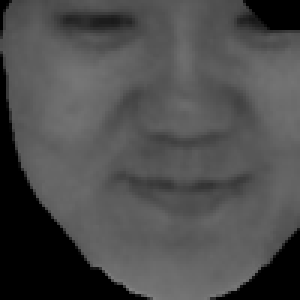
#> input picture 1project/LargeDataSet/enrolling/ID00_004.bmp, 100 x 100 px (shown 3 times larger); its folder holds only this picture in this run
$ python EigenFace.py
#> lines starting #> are read from the running program, lines starting #| are printed output that depends on the picture
import cv2
import numpy as np
import os
import sys

# Create data matrix from a list of images
def create_data_matrix(images):
    print("Creating data matrix",end=" ... ")
    """
    images: The image dataset

    The size of the data matrix is
    (w * h, numImages)

    where,

    w = width of each image in the dataset
    h = height of each image in the dataset
    """

    num_images = len(images)
    size = images[0].shape
    data = np.zeros((num_images, size[0] * size[1] * size[2]), dtype=np.float32)
    for i in range(0, num_images):
        image = images[i].flatten()
        data[i,:] = image

    print("DONE")
    return data

# Read images from the directory
def read_images(path):
    """
    path: The path to the image dataset
    """
#> called with path = 'LargeDataSet/enrolling'
    images = []
    for filename in os.listdir(path):
        if filename.endswith(".bmp"):
            # Add to array of images
            image_path = os.path.join(path, filename)
            img = cv2.imread(image_path)
#> img is the input picture: shape (100, 100, 3); min 0, max 129, mean 76.5

            # Make sure the image loaded properly
            if img is None:
                print("image: {} not read properly".format(imagePath))
            else:
                # Convert the image to floating point
                img = np.float32(img)/255.0
                # Add the image to the list
                images.append(img)
                # Flip image
                img_flip = cv2.flip(img, 1)
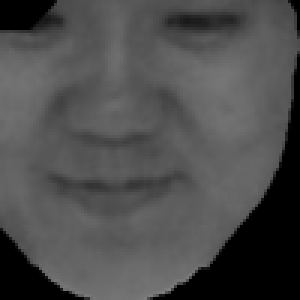
#> img_flip: shape (100, 100, 3) float32 (shown 3 times larger); min 0, max 0.506, mean 0.3
                # Append flipped image
                images.append(img_flip)

    # The images array contains each image, and the flipped version
    # of the image, so we need to divide by 2 here
    num_images = len(images) / 2
#> num_images = 1
    # Exit if no image was found
    if num_images == 0:
        print("No images found")
        sys.exit(1)

    print(str(num_images) + " files read.")
#| 1.0 files read.
    return images

# Add the weighted eigen faces to the mean face
def create_new_face(*args):
    # Start with the mean image
    output = average_face

    # Add the eigen faces with the weights
    for i in range(0, NUM_EIGEN_FACES):
        """
        OpenCV does not allow slider values to be negative.
        So we use weight = sliderValue - MAX_SLIDER_VALUE / 2
        """
        slider_values.append(cv2.getTrackbarPos("Weight" + str(i), "Trackbars"))
        weight = slider_values[i] - MAX_SLIDER_VALUE/2
        output = np.add(output, eigen_faces[i] * weight)

    # Display the Result at 2x size
    output = cv2.resize(output, (0,0), fx=2, fy=2)
    cv2.imshow("Result", output)

def reset_slider_values(*args):
    for i in range(0, NUM_EIGEN_FACES):
        cv2.setTrackbarPos("Weight", + str(i), "Trackbars", MAX_SLIDER_VALUE/2)
    create_new_face()

if __name__ == "__main__":
    # Number of EigenFaces
    NUM_EIGEN_FACES = 10

    # Maximum weight
    MAX_SLIDER_VALUE = 255

    # Directory containing images
    dir_name = "LargeDataSet/enrolling"

    # Read images
    images = read_images(dir_name)
#> images = 2 items

    # Size of images
    size = images[0].shape
#> size = (100, 100, 3)

    # Create data matrix for PCA
    data = create_data_matrix(images)
#> in create_data_matrix, `num_images = len(images)`: num_images = 2

    # Comput the eigenvectors from the stack of images created
    print("Calculating PCA ", end=" ... ")
    mean, eigen_vectors, = cv2.PCACompute(data, mean=None, maxComponents=NUM_EIGEN_FACES)
    print("DONE")

    average_face = mean.reshape(size)
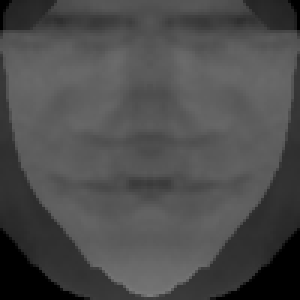
#> average_face: shape (100, 100, 3) float32 (shown 3 times larger); min 0, max 0.484, mean 0.3

    eigen_faces = []

    for eigen_vector in eigen_vectors:
        eigen_face = eigen_vector.reshape(size)
        eigen_faces.append(eigen_face)
#> this loop made 2 passes
#> pass 1, `eigen_face = eigen_vector.reshape(size)`:
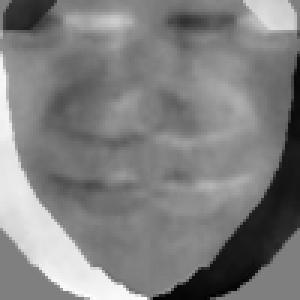
#> eigen_face: shape (100, 100, 3) float32 (shown 3 times larger); min -0.0153, max 0.0153, mean -5.96e-12; drawn with min black and max white
#> pass 2, `eigen_face = eigen_vector.reshape(size)`:
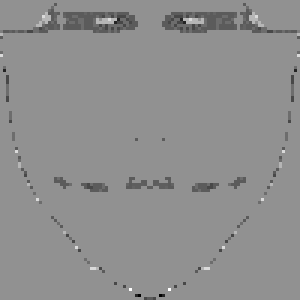
#> eigen_face: shape (100, 100, 3) float32 (shown 3 times larger); min -0.0616, max 0.0462, mean -0.00112; drawn with min black and max white
#> after the loop, eigen_faces = 2 items

    # Create window for displaying the mean face
    cv2.namedWindow("Result", cv2.WINDOW_AUTOSIZE)

    # Display the result at 2x size
    output = cv2.resize(average_face, (0,0), fx=2, fy=2)
    cv2.imshow("Result", output)

    # Create Window for trackbars
    cv2.namedWindow("Trackbars", cv2.WINDOW_AUTOSIZE)

    slider_values = []

    # Create Trackbars
    for i in range(0, NUM_EIGEN_FACES):
        slider_values.append(MAX_SLIDER_VALUE/2)
        cv2.createTrackbar("Weight" + str(i), "Trackbars", int(MAX_SLIDER_VALUE/2), int(MAX_SLIDER_VALUE), create_new_face)

    # You can reset the sliders by clicking on the mean image
    cv2.setMouseCallback("Result", reset_slider_values)

    print("""Usage:
    Change the weights using the sliders
    Click on the result window to reset sliders
    Hit ESC to terminate program.""")

    cv2.waitKey(0)
    cv2.destroyAllWindows()

$ run again, on 1project/LargeDataSet/enrolling/ID00_005.bmp
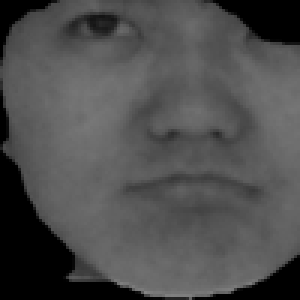
#> input picture 1project/LargeDataSet/enrolling/ID00_005.bmp, 100 x 100 px (shown 3 times larger)
#> in read_images, img is the input picture: shape (100, 100, 3); min 0, max 133, mean 77.8
#> in read_images, `img_flip = cv2.flip(img, 1)`:
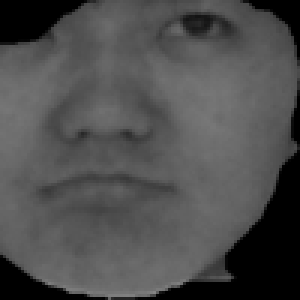
#> img_flip: shape (100, 100, 3) float32 (shown 3 times larger); min 0, max 0.522, mean 0.305
#> in read_images, `num_images = len(images) / 2`: num_images = 1
#| 1.0 files read.
#> images = 2 items
#> in create_data_matrix, `num_images = len(images)`: num_images = 2
#> the loop `for eigen_vector in eigen_vectors:` made 2 passes
#> pass 2, `eigen_face = eigen_vector.reshape(size)`:
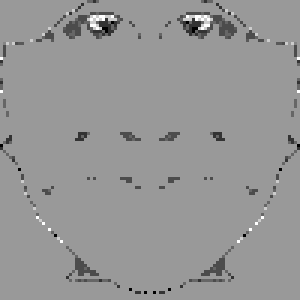
#> eigen_face: shape (100, 100, 3) float32 (shown 3 times larger); min -0.0463, max 0.0308, mean -0.000974; drawn with min black and max white
#> after the loop `for eigen_vector in eigen_vectors:`: eigen_faces = 2 items

$ run again, on 1project/LargeDataSet/enrolling/ID28_003.bmp
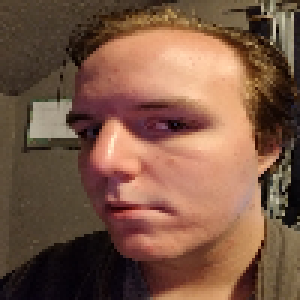
#> input picture 1project/LargeDataSet/enrolling/ID28_003.bmp, 100 x 100 px (shown 3 times larger)
#> in read_images, img is the input picture: shape (100, 100, 3); mean B, G, R 68.7, 87.9, 123.2
#> in read_images, `img_flip = cv2.flip(img, 1)`:
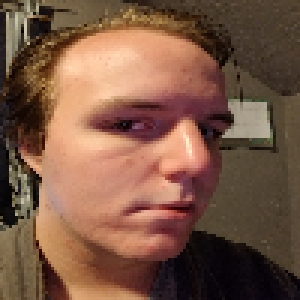
#> img_flip: shape (100, 100, 3) float32 (shown 3 times larger); mean B, G, R 0.269, 0.345, 0.483
#> in read_images, `num_images = len(images) / 2`: num_images = 1
#| 1.0 files read.
#> images = 2 items
#> in create_data_matrix, `num_images = len(images)`: num_images = 2
#> the loop `for eigen_vector in eigen_vectors:` made 2 passes
#> pass 2, `eigen_face = eigen_vector.reshape(size)`:
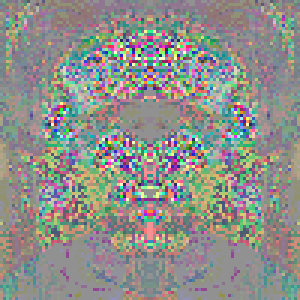
#> eigen_face: shape (100, 100, 3) float32 (shown 3 times larger); mean of channels 0, 1, 2 -0.00104, -0.000291, -0.000373; drawn with min black and max white
#> after the loop `for eigen_vector in eigen_vectors:`: eigen_faces = 2 items

$ run again, on 1project/LargeDataSet/enrolling/ID28_005.bmp
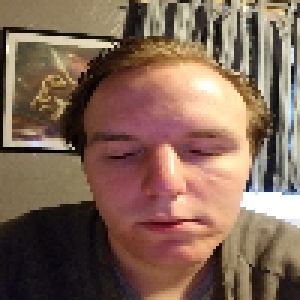
#> input picture 1project/LargeDataSet/enrolling/ID28_005.bmp, 100 x 100 px (shown 3 times larger)
#> in read_images, img is the input picture: shape (100, 100, 3); mean B, G, R 86, 102.6, 129.2
#> in read_images, `img_flip = cv2.flip(img, 1)`:
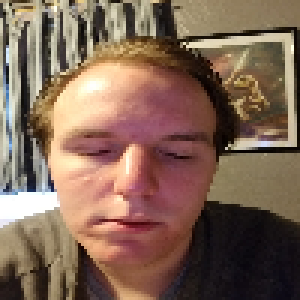
#> img_flip: shape (100, 100, 3) float32 (shown 3 times larger); mean B, G, R 0.337, 0.402, 0.507
#> in read_images, `num_images = len(images) / 2`: num_images = 1
#| 1.0 files read.
#> images = 2 items
#> in create_data_matrix, `num_images = len(images)`: num_images = 2
#> the loop `for eigen_vector in eigen_vectors:` made 2 passes
#> after the loop `for eigen_vector in eigen_vectors:`: eigen_faces = 2 items
#> `output = cv2.resize(average_face, (0,0), fx=2, fy=2)`:
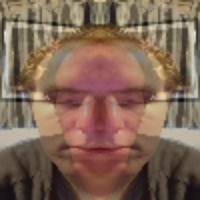
#> output: shape (200, 200, 3) float32; mean of channels 0, 1, 2 0.337, 0.402, 0.507; drawn as B, G, R
